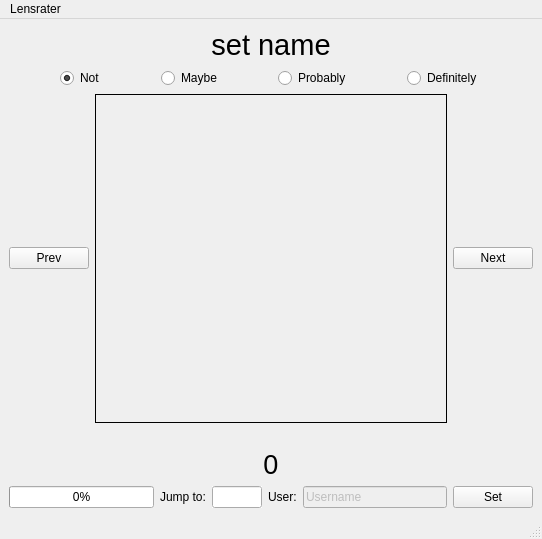
<?xml version="1.0" encoding="UTF-8"?>
<ui version="4.0">
 <class>MainWindow</class>
 <widget class="QMainWindow" name="MainWindow">
  <property name="geometry">
   <rect>
    <x>0</x>
    <y>0</y>
    <width>542</width>
    <height>539</height>
   </rect>
  </property>
  <property name="windowTitle">
   <string>Lensrater</string>
  </property>
  <widget class="QWidget" name="centralwidget">
   <layout class="QVBoxLayout" name="verticalLayout">
    <item>
     <widget class="QLabel" name="set_label">
      <property name="sizePolicy">
       <sizepolicy hsizetype="Preferred" vsizetype="Maximum">
        <horstretch>0</horstretch>
        <verstretch>0</verstretch>
       </sizepolicy>
      </property>
      <property name="font">
       <font>
        <pointsize>22</pointsize>
       </font>
      </property>
      <property name="focusPolicy">
       <enum>Qt::NoFocus</enum>
      </property>
      <property name="frameShape">
       <enum>QFrame::NoFrame</enum>
      </property>
      <property name="text">
       <string>set name</string>
      </property>
      <property name="scaledContents">
       <bool>false</bool>
      </property>
      <property name="alignment">
       <set>Qt::AlignCenter</set>
      </property>
     </widget>
    </item>
    <item>
     <layout class="QHBoxLayout" name="horizontalLayout">
      <property name="spacing">
       <number>5</number>
      </property>
      <item>
       <widget class="QRadioButton" name="radio_0">
        <property name="sizePolicy">
         <sizepolicy hsizetype="Maximum" vsizetype="Fixed">
          <horstretch>0</horstretch>
          <verstretch>0</verstretch>
         </sizepolicy>
        </property>
        <property name="text">
         <string>Not</string>
        </property>
        <property name="checked">
         <bool>true</bool>
        </property>
       </widget>
      </item>
      <item>
       <widget class="QRadioButton" name="radio_1">
        <property name="sizePolicy">
         <sizepolicy hsizetype="Maximum" vsizetype="Fixed">
          <horstretch>0</horstretch>
          <verstretch>0</verstretch>
         </sizepolicy>
        </property>
        <property name="text">
         <string>Maybe</string>
        </property>
       </widget>
      </item>
      <item>
       <widget class="QRadioButton" name="radio_2">
        <property name="sizePolicy">
         <sizepolicy hsizetype="Maximum" vsizetype="Fixed">
          <horstretch>0</horstretch>
          <verstretch>0</verstretch>
         </sizepolicy>
        </property>
        <property name="text">
         <string>Probably</string>
        </property>
       </widget>
      </item>
      <item>
       <widget class="QRadioButton" name="radio_3">
        <property name="sizePolicy">
         <sizepolicy hsizetype="Maximum" vsizetype="Fixed">
          <horstretch>0</horstretch>
          <verstretch>0</verstretch>
         </sizepolicy>
        </property>
        <property name="text">
         <string>Definitely</string>
        </property>
       </widget>
      </item>
     </layout>
    </item>
    <item>
     <layout class="QGridLayout" name="gridLayout">
      <item row="4" column="0">
       <widget class="QLabel" name="colour_label">
        <property name="autoFillBackground">
         <bool>true</bool>
        </property>
        <property name="text">
         <string/>
        </property>
        <property name="alignment">
         <set>Qt::AlignCenter</set>
        </property>
       </widget>
      </item>
      <item row="5" column="0">
       <widget class="QLabel" name="position_label">
        <property name="sizePolicy">
         <sizepolicy hsizetype="Preferred" vsizetype="Maximum">
          <horstretch>0</horstretch>
          <verstretch>0</verstretch>
         </sizepolicy>
        </property>
        <property name="font">
         <font>
          <pointsize>20</pointsize>
         </font>
        </property>
        <property name="text">
         <string>0</string>
        </property>
        <property name="alignment">
         <set>Qt::AlignCenter</set>
        </property>
       </widget>
      </item>
      <item row="1" column="0">
       <layout class="QHBoxLayout" name="horizontalLayout_3">
        <item>
         <widget class="QPushButton" name="prev_button">
          <property name="sizePolicy">
           <sizepolicy hsizetype="Maximum" vsizetype="Fixed">
            <horstretch>0</horstretch>
            <verstretch>0</verstretch>
           </sizepolicy>
          </property>
          <property name="text">
           <string>Prev</string>
          </property>
         </widget>
        </item>
        <item>
         <widget class="ScaledLabel" name="image_label">
          <property name="sizePolicy">
           <sizepolicy hsizetype="MinimumExpanding" vsizetype="MinimumExpanding">
            <horstretch>0</horstretch>
            <verstretch>0</verstretch>
           </sizepolicy>
          </property>
          <property name="minimumSize">
           <size>
            <width>10</width>
            <height>10</height>
           </size>
          </property>
          <property name="baseSize">
           <size>
            <width>100</width>
            <height>100</height>
           </size>
          </property>
          <property name="frameShape">
           <enum>QFrame::Box</enum>
          </property>
          <property name="lineWidth">
           <number>1</number>
          </property>
          <property name="text">
           <string/>
          </property>
          <property name="alignment">
           <set>Qt::AlignCenter</set>
          </property>
         </widget>
        </item>
        <item>
         <widget class="QPushButton" name="next_button">
          <property name="sizePolicy">
           <sizepolicy hsizetype="Maximum" vsizetype="Fixed">
            <horstretch>0</horstretch>
            <verstretch>0</verstretch>
           </sizepolicy>
          </property>
          <property name="text">
           <string>Next</string>
          </property>
         </widget>
        </item>
       </layout>
      </item>
     </layout>
    </item>
    <item>
     <layout class="QHBoxLayout" name="horizontalLayout_2">
      <item>
       <widget class="QProgressBar" name="progress_bar">
        <property name="baseSize">
         <size>
          <width>0</width>
          <height>10</height>
         </size>
        </property>
        <property name="value">
         <number>0</number>
        </property>
       </widget>
      </item>
      <item>
       <widget class="QLabel" name="label">
        <property name="text">
         <string>Jump to:</string>
        </property>
       </widget>
      </item>
      <item>
       <widget class="QLineEdit" name="jump_box">
        <property name="sizePolicy">
         <sizepolicy hsizetype="Maximum" vsizetype="Fixed">
          <horstretch>0</horstretch>
          <verstretch>0</verstretch>
         </sizepolicy>
        </property>
        <property name="maximumSize">
         <size>
          <width>50</width>
          <height>16777215</height>
         </size>
        </property>
        <property name="focusPolicy">
         <enum>Qt::ClickFocus</enum>
        </property>
        <property name="autoFillBackground">
         <bool>true</bool>
        </property>
       </widget>
      </item>
      <item>
       <widget class="QLabel" name="label_2">
        <property name="text">
         <string>User:</string>
        </property>
       </widget>
      </item>
      <item>
       <widget class="QLineEdit" name="username_edit">
        <property name="enabled">
         <bool>false</bool>
        </property>
        <property name="text">
         <string>Username</string>
        </property>
        <property name="readOnly">
         <bool>false</bool>
        </property>
       </widget>
      </item>
      <item>
       <widget class="QPushButton" name="set_username_button">
        <property name="text">
         <string>Set</string>
        </property>
       </widget>
      </item>
     </layout>
    </item>
   </layout>
  </widget>
  <widget class="QStatusBar" name="statusbar"/>
  <widget class="QMenuBar" name="menubar">
   <property name="geometry">
    <rect>
     <x>0</x>
     <y>0</y>
     <width>542</width>
     <height>19</height>
    </rect>
   </property>
   <widget class="QMenu" name="menuLensrater">
    <property name="title">
     <string>Lensrater</string>
    </property>
    <addaction name="actionSave_and_Quit"/>
   </widget>
   <addaction name="menuLensrater"/>
  </widget>
  <action name="actionSave_and_Quit">
   <property name="text">
    <string>Save and Quit</string>
   </property>
  </action>
 </widget>
 <customwidgets>
  <customwidget>
   <class>ScaledLabel</class>
   <extends>QLabel</extends>
   <header>scaledlabel.h</header>
  </customwidget>
 </customwidgets>
 <resources/>
 <connections/>
</ui>
